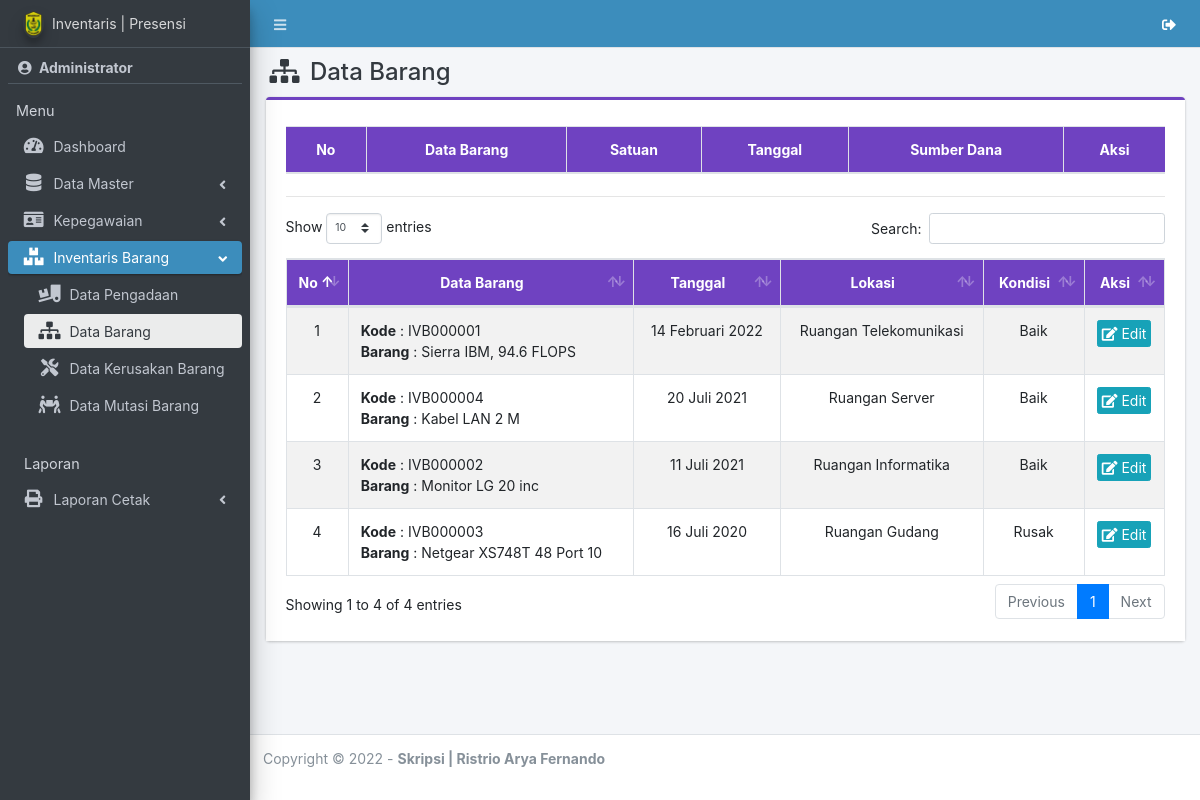
Page /admin/barang/index.php (signed in) on the earlier database version.
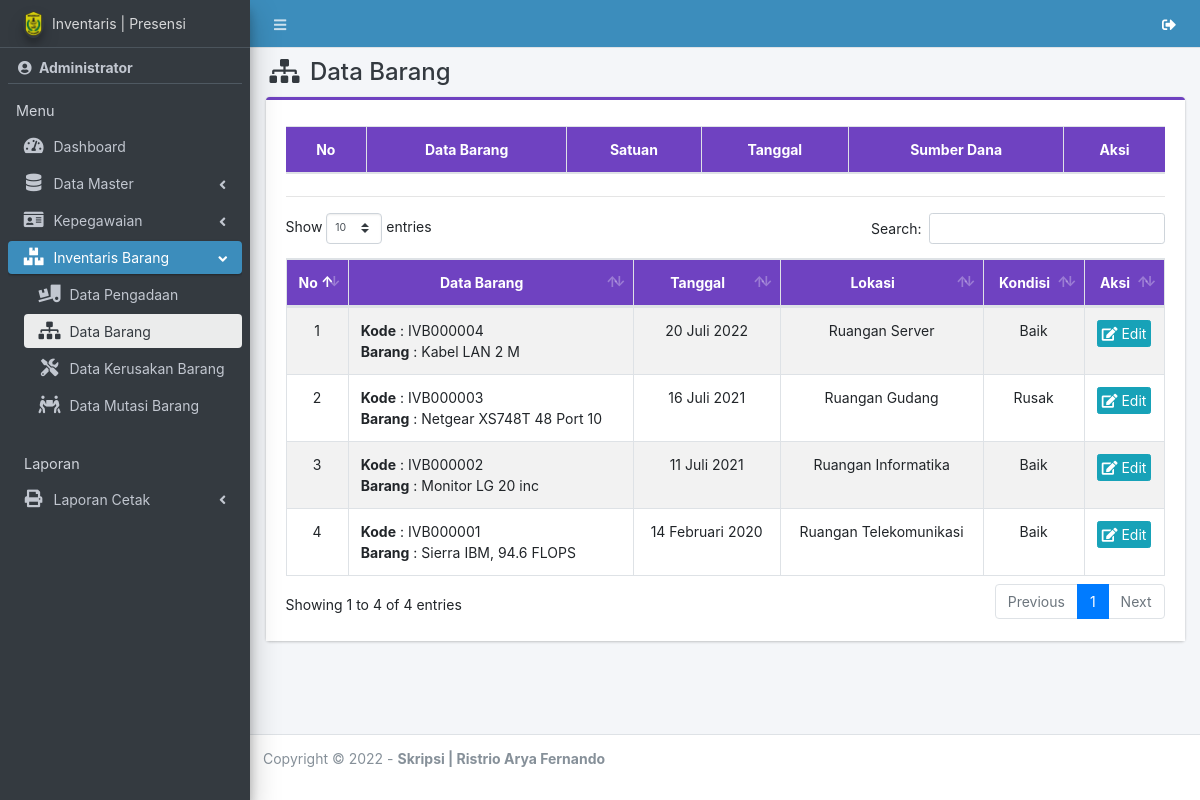
Same page on the later database version.
### tables this page shows
CREATE TABLE `barang` (
  `id_barang` int(11) NOT NULL,
  `id_pengadaan` int(11) NOT NULL,
  `id_ruangan` int(11) DEFAULT NULL,
  `status` char(1) DEFAULT NULL
);

CREATE TABLE `pengadaan` (
  `id_pengadaan` int(11) NOT NULL,
  `kd_pengadaan` varchar(20) NOT NULL,
  `nm_barang` varchar(50) NOT NULL,
  `satuan` varchar(20) NOT NULL,
  `tgl_pengadaan` date NOT NULL,
  `sumber_dana` varchar(50) NOT NULL
);

CREATE TABLE `ruangan` (
  `id_ruangan` int(11) NOT NULL,
  `nm_ruangan` varchar(50) NOT NULL
);

### app/config.php (called while the page is built, shortened)
<?php
function tgl($tanggal)
{
  $bulan = array(
    1 =>   'Januari',
    'Februari',
    'Maret',
    'April',
    'Mei',
    'Juni',
    'Juli',
    'Agustus',
    'September',
    'Oktober',
    'November',
    'Desember'
  );
  $pecahkan = explode('-', $tanggal);
  return $pecahkan[2] . ' ' . $bulan[(int) $pecahkan[1]] . ' ' . $pecahkan[0];
}

### admin/barang/index.php (the view, shortened to what this page needs)
<?php
require '../../app/config.php';
include_once '../../template/header.php';
include_once '../../template/sidebar.php';
?>
<div class="content-wrapper">
    <div class="content-header">
        <div class="container-fluid">
            <div class="row">
                <div class="col-sm-6">
                    <h4 class="m-0 text-dark"><i class="fas fa-sitemap ml-1 mr-1"></i> Data Barang</h4>
                </div>
                <div class="col-sm-6 text-right">
                </div>
            </div>
        </div>
    </div>
    <section class="content">
        <div class="container-fluid">
            <div class="row">
                <div class="col-md-12">
                    <div class="card card-purple card-outline">
                        <div class="card-body" style="background-color: white;">
                            <div class="table-responsive">
                                <table class="table table-bordered table-striped dataTable">
                                    <thead class="bg-purple">
                                        <tr align="center">
                                            <th>No</th>
                                            <th>Data Barang</th>
                                            <th>Satuan</th>
                                            <th>Tanggal</th>
                                            <th>Sumber Dana</th>
                                            <th>Aksi</th>
                                        </tr>
                                    </thead>
                                </table>
                            </div>
                            <hr>
                            <div class="table-responsive">
                                <table id="example1" class="table table-bordered table-striped dataTable">
                                    <thead class="bg-purple">
                                        <tr align="center">
                                            <th>No</th>
                                            <th>Data Barang</th>
                                            <th>Tanggal</th>
                                            <th>Lokasi</th>
                                            <th>Kondisi</th>
                                            <th>Aksi</th>
                                        </tr>
                                    </thead>
                                    <tbody>
                                        <?php
                                        $no = 1;
                                        $data = $con->query("SELECT * FROM barang a JOIN pengadaan b ON a.id_pengadaan = b.id_pengadaan JOIN ruangan c ON a.id_ruangan = c.id_ruangan WHERE a.id_ruangan IS NOT NULL AND a.status IS NOT NULL ORDER BY b.tgl_pengadaan DESC");
                                        while ($row = $data->fetch_array()) {
                                        ?>
                                            <tr>
                                                <td align="center" width="5%"><?= $no++ ?></td>
                                                <td>
                                                    <b>Kode</b> : <?= $row['kd_pengadaan'] ?><br>
                                                    <b>Barang</b> : <?= $row['nm_barang'] ?><br>
                                                </td>
                                                <td align="center"><?= tgl($row['tgl_pengadaan']) ?></td>
                                                <td align="center">Ruangan <?= $row['nm_ruangan'] ?></td>
                                                <td align="center">
                                                    <?php if ($row['status'] == 1) {
                                                        echo 'Baik';
                                                    } else {
                                                        echo 'Rusak';
                                                    } ?>
                                                </td>
                                                <td align="center" width="9%">
                                                    <a href="edit?id=<?= $row[0] ?>" class="btn btn-info btn-xs" title="Edit"><i class="fa fa-edit"></i> Edit</a>
                                                </td>
                                            </tr>
                                        <?php } ?>
                                    </tbody>
                                </table>
                            </div>
                        </div>
                    </div>
                </div>
            </div>
        </div>
    </section>
</div>
<?php
include_once '../../template/footer.php';
?>

Differences in the rows shown:
changed through a linked row, barang "IVB000004": id_pengadaan.tgl_pengadaan "20 Juli 2021" → "20 Juli 2022"; moves up the list
changed through a linked row, barang "IVB000003": id_pengadaan.tgl_pengadaan "16 Juli 2020" → "16 Juli 2021"; moves up the list
shown differently, row unchanged: barang "IVB000002": moves down the list
changed through a linked row, barang "IVB000001": id_pengadaan.tgl_pengadaan "14 Februari 2022" → "14 Februari 2020"
